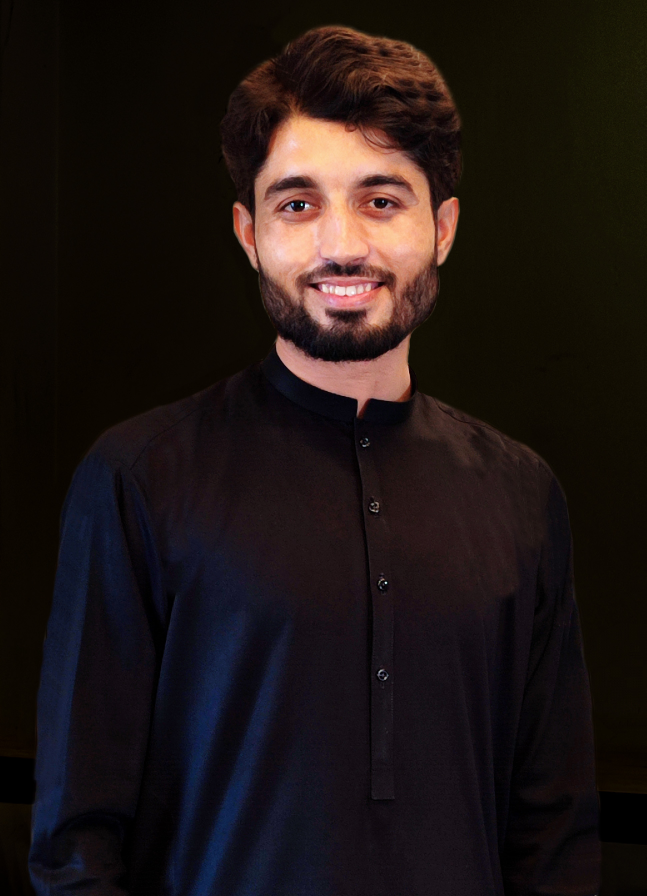
#> input picture cv_with_python_using opencv/data/img.jpg, 1940 x 2688 px (shown at 1/3 size)
$ jupyter execute 03_image_resizing.ipynb
#> lines starting #> are read from the running program, lines starting #| are printed output that depends on the picture
## Student Detials
> Title= "Mr"\
> Name= "Ali Nawaz"\
> email = "nawazktk99@gmail.com"\
> whatsapp = "03358043653"

## Image Resizing

[cell 1]
# import all the lib
import pandas as pd
import seaborn as sns
import numpy as np
import sklearn.metrics as sm
import matplotlib.pyplot as plt
import cv2
import sys

[cell 2]
# let's start with the Imports
import cv2
import numpy as np

# Read the image using imread function
image = cv2.imread('data/img.jpg')
#> image is the input picture: shape (2688, 1940, 3); mean B, G, R 20.3, 22, 31
# cv2.imshow('Original Image', image)

# let's downscale the image using new  width and height
down_width = 300
down_height = 300
down_points = (down_width, down_height)
resized_down = cv2.resize(image, down_points, interpolation= cv2.INTER_LINEAR)
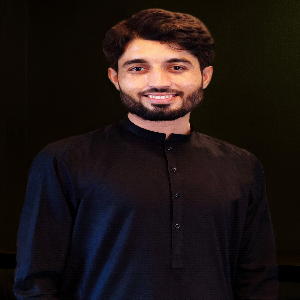
#> resized_down: shape (300, 300, 3); mean B, G, R 20.3, 21.9, 30.9

# let's upscale the image using new  width and height
up_width = 500
up_height = 500
up_points = (up_width, up_height)
resized_up = cv2.resize(image, up_points, interpolation= cv2.INTER_LINEAR)

# [8 lines of commented-out code are left out]
plt.imshow(resized_up)


$ run again, with cv_with_python_using opencv/data/bw_image.png saved as cv_with_python_using opencv/data/img.jpg
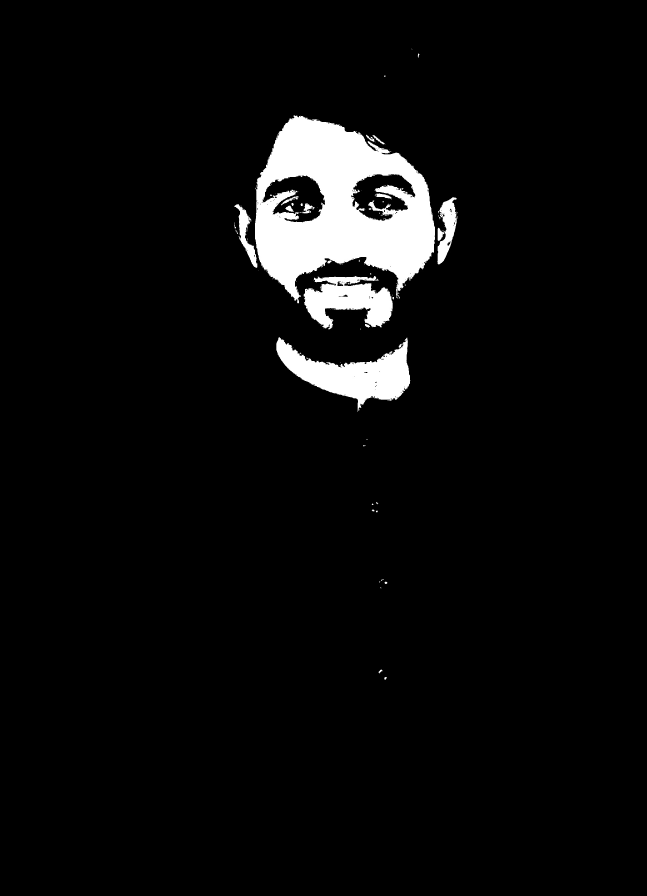
#> input picture cv_with_python_using opencv/data/bw_image.png, 1940 x 2688 px (shown at 1/3 size)
#> image is the input picture: shape (2688, 1940, 3); min 0, max 255, mean 12.2
#> `resized_down = cv2.resize(image, down_points, interpolation= cv2.INTER..`:
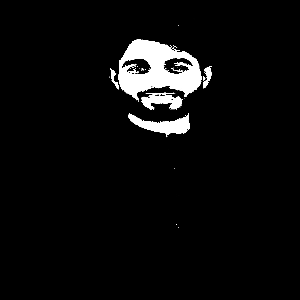
#> resized_down: shape (300, 300, 3); min 0, max 255, mean 12.2
